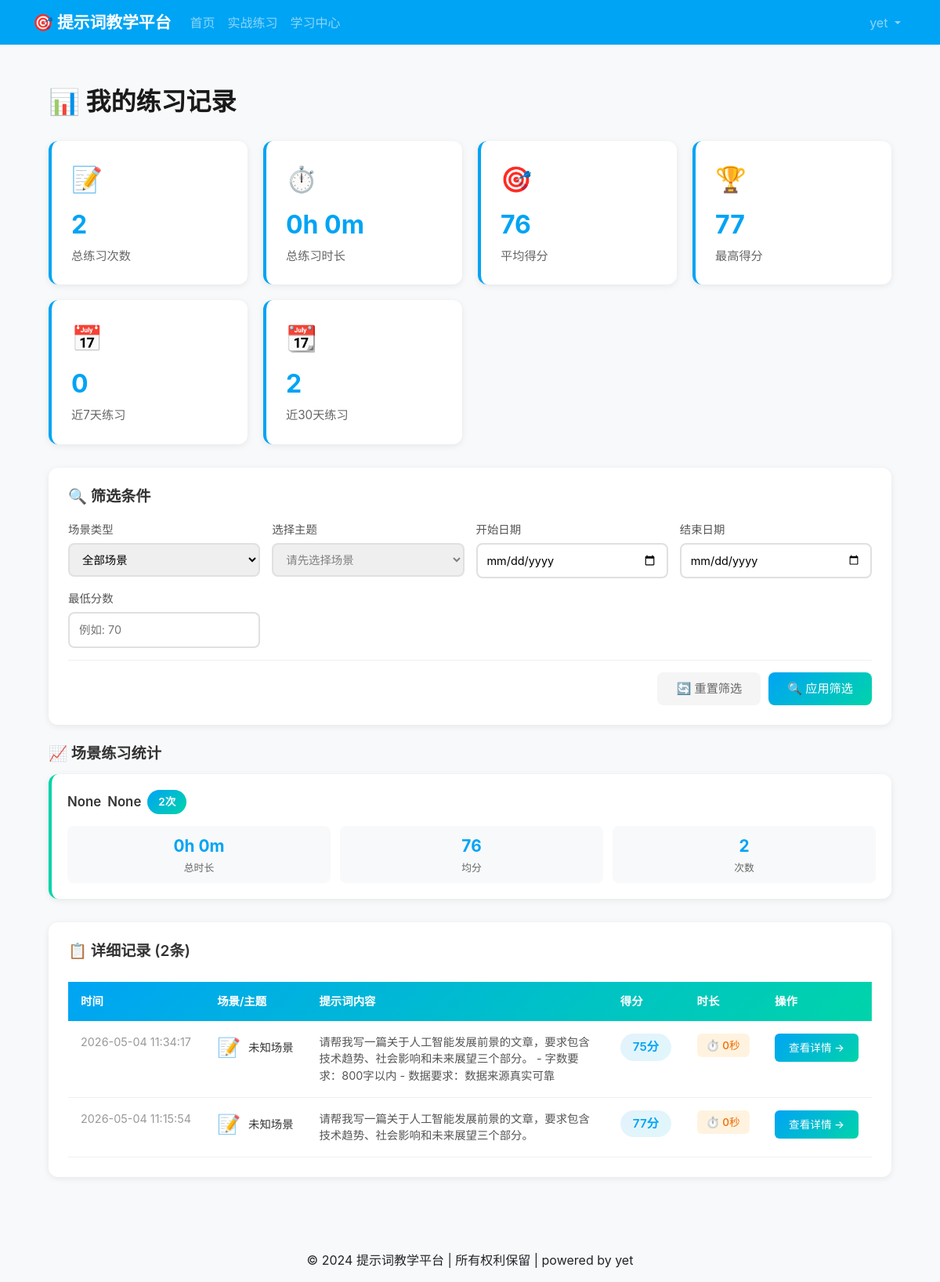
The app's page /practice/history/ (signed in) with its own data.
### practice/models.py (models this page shows, shortened)
class PracticeRecord(models.Model):
    user = models.ForeignKey(User, on_delete=models.CASCADE, related_name='practice_records')
    scenario = models.ForeignKey(PracticeScenario, on_delete=models.CASCADE, null=True, blank=True, verbose_name='练习场景')
    topic = models.ForeignKey(PracticeTopic, on_delete=models.SET_NULL, null=True, blank=True, verbose_name='选择的主题')
    user_prompt = models.TextField(verbose_name='用户提示词')
    system_prompt = models.TextField(verbose_name='系统提示词(场景)', default='')
    llm_response = models.TextField(verbose_name='大模型原始回复', blank=True)
    scores = models.JSONField(verbose_name='评分数据', default=dict)
    suggestions = models.TextField(verbose_name='修改建议', blank=True)
    overall_score = models.IntegerField(verbose_name='综合得分', default=0)
    duration_seconds = models.IntegerField(default=0, verbose_name='练习时长(秒)')
    created_at = models.DateTimeField(auto_now_add=True, verbose_name='创建时间')
    updated_at = models.DateTimeField(auto_now=True, verbose_name='更新时间')
    class Meta:
        ordering = ['-created_at']
        verbose_name = '练习记录'
        verbose_name_plural = '练习记录'
    @property
    def formatted_duration(self):
        if self.duration_seconds < 60:
            return f"{self.duration_seconds}秒"
        elif self.duration_seconds < 3600:
            minutes = self.duration_seconds // 60
            seconds = self.duration_seconds % 60
            return f"{minutes}分{seconds}秒" if seconds else f"{minutes}分钟"
        else:
            hours = self.duration_seconds // 3600
            minutes = (self.duration_seconds % 3600) // 60
            return f"{hours}小时{minutes}分钟" if minutes else f"{hours}小时"

### practice/views.py (the view, shortened to what this page needs)
# urls.py: path('history/', views.practice_history, name='history'),
@login_required
def practice_history(request):
    user = request.user
    base_queryset = PracticeRecord.objects.filter(user=user)
    filter_scenario = request.GET.get('scenario')
    filter_topic = request.GET.get('topic')
    filter_date_from = request.GET.get('date_from')
    filter_date_to = request.GET.get('date_to')
    filter_score_min = request.GET.get('score_min')
    if filter_scenario and filter_scenario != '':
        base_queryset = base_queryset.filter(scenario__scenario_id=filter_scenario)
    if filter_topic and filter_topic != '':
        base_queryset = base_queryset.filter(topic__id=filter_topic)
    if filter_date_from:
        try:
            from_date = timezone.datetime.strptime(filter_date_from, '%Y-%m-%d')
            base_queryset = base_queryset.filter(created_at__date__gte=from_date.date())
        except ValueError:
            pass
    if filter_date_to:
        try:
            to_date = timezone.datetime.strptime(filter_date_to, '%Y-%m-%d')
            base_queryset = base_queryset.filter(created_at__date__lte=to_date.date())
        except ValueError:
            pass
    if filter_score_min:
        try:
            score_min = int(filter_score_min)
            base_queryset = base_queryset.filter(overall_score__gte=score_min)
        except ValueError:
            pass
    records = base_queryset.select_related('scenario', 'topic').order_by('-created_at')[:50]
    scenarios = PracticeScenario.objects.filter(is_active=True).annotate(
        practice_count=Count('practicerecord', filter=Q(practicerecord__user=user))
    )
    stats = base_queryset.aggregate(
        total_count=Count('id'),
        total_duration=Sum('duration_seconds'),
        avg_score=Avg('overall_score'),
        max_score=Max('overall_score')
    )
    def format_duration(total_seconds):
        if not total_seconds:
            return "0h 0m"
    stats['formatted_total_duration'] = format_duration(stats.get('total_duration'))
    scenario_stats = base_queryset.values(
        'scenario__scenario_id',
        'scenario__title',
        'scenario__icon'
    ).annotate(
        count=Count('id'),
        total_duration=Sum('duration_seconds'),
        avg_score=Avg('overall_score')
    ).order_by('-count')[:12]
    scenario_stats_list = list(scenario_stats)
    for stat in scenario_stats_list:
        stat['formatted_duration'] = format_duration(stat.get('total_duration'))
    recent_7_days = base_queryset.filter(
        created_at__gte=timezone.now() - timezone.timedelta(days=7)
    ).count()
    recent_30_days = base_queryset.filter(
        created_at__gte=timezone.now() - timezone.timedelta(days=30)
    ).count()
    context = {
        'records': records,
        'scenarios': scenarios,
        'stats': stats,
        'scenario_stats': scenario_stats_list,
        'recent_7_days': recent_7_days,
        'recent_30_days': recent_30_days,
        'filter_scenario': filter_scenario or '',
        'filter_topic': filter_topic or '',
        'filter_date_from': filter_date_from or '',
        'filter_date_to': filter_date_to or '',
        'filter_score_min': filter_score_min or '',
    }
    return render(request, 'practice_history.html', context)

### core/templates/practice_history.html (shortened to what this page needs)
{% extends 'base.html' %}
{% block content %}
<div class="history-container">
    <div class="page-header">
        <h1 class="page-title">
            📊 我的练习记录
        </h1>
    </div>
    <div class="stats-overview">
        <div class="stat-card">
            <div class="stat-icon">📝</div>
            <div class="stat-value">{{ stats.total_count|default:0 }}</div>
            <div class="stat-label">总练习次数</div>
        </div>
        <div class="stat-card">
            <div class="stat-icon">⏱️</div>
            <div class="stat-value">
                {{ stats.formatted_total_duration|default:"0h 0m" }}
            </div>
            <div class="stat-label">总练习时长</div>
        </div>
        <div class="stat-card">
            <div class="stat-icon">🎯</div>
            <div class="stat-value">{{ stats.avg_score|floatformat:0|default:"-" }}</div>
            <div class="stat-label">平均得分</div>
        </div>
        <div class="stat-card">
            <div class="stat-icon">🏆</div>
            <div class="stat-value">{{ stats.max_score|default:"-" }}</div>
            <div class="stat-label">最高得分</div>
        </div>
        <div class="stat-card">
            <div class="stat-icon">📅</div>
            <div class="stat-value">{{ recent_7_days }}</div>
            <div class="stat-label">近7天练习</div>
        </div>
        <div class="stat-card">
            <div class="stat-icon">📆</div>
            <div class="stat-value">{{ recent_30_days }}</div>
            <div class="stat-label">近30天练习</div>
        </div>
    </div>
    <div class="filter-section">
        <h3 class="filter-title">🔍 筛选条件</h3>
        <form method="get" id="filterForm">
            <div class="filter-grid">
                <div class="filter-group">
                    <label class="filter-label" for="scenario">场景类型</label>
                    <select name="scenario" id="scenario" class="filter-select">
                        <option value="">全部场景</option>
                    </select>
                </div>
                <div class="filter-group">
                    <label class="filter-label" for="topic">选择主题</label>
                    <select name="topic" id="topic" class="filter-select" disabled>
                        <option value="">请先选择场景</option>
                    </select>
                </div>
                <div class="filter-group">
                    <label class="filter-label" for="date_from">开始日期</label>
                    <input type="date" name="date_from" id="date_from" class="filter-input" value="{{ filter_date_from }}">
                </div>
                <div class="filter-group">
                    <label class="filter-label" for="date_to">结束日期</label>
                    <input type="date" name="date_to" id="date_to" class="filter-input" value="{{ filter_date_to }}">
                </div>
                <div class="filter-group">
                    <label class="filter-label" for="score_min">最低分数</label>
                    <input type="number" name="score_min" id="score_min" class="filter-input" placeholder="例如: 70" value="{{ filter_score_min }}" min="0" max="100">
                </div>
            </div>
            <div class="filter-actions">
                <button type="button" onclick="resetFilters()" class="btn-filter btn-reset">
                    🔄 重置筛选
                </button>
                <button type="submit" class="btn-filter btn-primary-filter">
                    🔍 应用筛选
                </button>
            </div>
        </form>
    </div>
    {% if scenario_stats %}
    <div style="margin-bottom: 25px;">
        <h3 style="font-size: 1.2rem; font-weight: 600; color: #333; margin-bottom: 15px; display: flex; align-items: center; gap: 8px;">
            📈 场景练习统计
        </h3>
        <div class="scenario-stats-grid">
            {% for stat in scenario_stats %}
            <div class="scenario-stat-card">
                <div class="scenario-header">
                    <span class="scenario-title">
                        <span>{{ stat.scenario__icon }}</span>
                        <span>{{ stat.scenario__title }}
                    </span>
                    <span class="scenario-count-badge">{{ stat.count }}次</span>
                </div>
                <div class="scenario-metrics">
                    <div class="metric-item">
                        <div class="metric-value">{{ stat.formatted_duration|default:"0m" }}</div>
                        <div class="metric-label">总时长</div>
                    </div>
                    <div class="metric-item">
                        <div class="metric-value">{{ stat.avg_score|floatformat:0 }}</div>
                        <div class="metric-label">均分</div>
                    </div>
                    <div class="metric-item">
                        <div class="metric-value">{{ stat.count }}</div>
                        <div class="metric-label">次数</div>
                    </div>
                </div>
            </div>
            {% endfor %}
        </div>
    </div>
    {% endif %}
    <div class="records-table-container">
        <div class="table-header">
            <h3 class="table-title">
                📋 详细记录 ({{ records|length }}条)
            </h3>
        </div>
        {% if records %}
        <table class="records-table">
            <thead>
                <tr>
                    <th>时间</th>
                    <th>场景/主题</th>
                    <th>提示词内容</th>
                    <th>得分</th>
                    <th>时长</th>
                    <th>操作</th>
                </tr>
            </thead>
            <tbody>
                {% for record in records %}
                <tr>
                    <td>
                        <div class="time-text">{{ record.created_at|date:"Y-m-d H:i:s" }}</div>
                    </td>
                    <td>
                        <div class="scenario-info">
                            <span class="scenario-icon-text">{{ record.scenario.icon|default:"📝" }}</span>
                            <div>
                                <div class="scenario-name">{{ record.scenario.title|default:"未知场景" }}</div>
                            </div>
                        </div>
                    </td>
                    <td>
                        <div class="prompt-preview">{{ record.user_prompt|truncatechars:100 }}</div>
                    </td>
                    <td>
                        <span class="score-badge">{{ record.overall_score }}分</span>
                    </td>
                    <td>
                        <span class="duration-badge">
                            ⏱️ {{ record.formatted_duration }}
                        </span>
                    </td>
                    <td>
                        <a href="{% url 'practice:detail' record.id %}" class="action-btn">
                            查看详情 →
                        </a>
                    </td>
                </tr>
                {% endfor %}
            </tbody>
        </table>
        {% endif %}
    </div>
</div>
{% endblock %}

### core/templates/base.html (shortened to what this page needs)
{% load static %}
<!DOCTYPE html>
<html lang="zh-CN">
<head>
    <link href="https://cdn.jsdelivr.net/npm/bootstrap@5.3.0/dist/css/bootstrap.min.css" rel="stylesheet">
    <link href="{% static 'css/variables.css' %}" rel="stylesheet">
    <link href="{% static 'css/style.css' %}" rel="stylesheet">
</head>
<body>
    <nav class="navbar navbar-expand-lg navbar-dark bg-primary">
        <div class="container">
            <a class="navbar-brand" href="/">🎯 提示词教学平台</a>
            <div class="collapse navbar-collapse" id="navbarNav">
                <ul class="navbar-nav me-auto">
                    <li class="nav-item">
                        <a class="nav-link" href="/">首页</a>
                    </li>
                    <li class="nav-item">
                        <a class="nav-link" href="{% url 'practice:practice' %}">实战练习</a>
                    </li>
                    <li class="nav-item">
                        <a class="nav-link" href="{% url 'learning:list' %}">学习中心</a>
                    </li>
                </ul>
                <ul class="navbar-nav">
                    {% if user.is_authenticated %}
                        <li class="nav-item dropdown">
                            <a class="nav-link dropdown-toggle" href="#" role="button" data-bs-toggle="dropdown">
                                {{ user.username }}
                            </a>
                        </li>
                    {% endif %}
                </ul>
            </div>
        </div>
    </nav>
    <main class="container mt-4">
        {% block content %}
        {% endblock %}
    </main>
    <footer class="bg-light text-center py-3 mt-5">
        <div class="container">
            <p class="mb-0">&copy; 2024 提示词教学平台 | 所有权利保留 |  powered by yet</p>
        </div>
    </footer>
</body>
</html>

### core/static/css/variables.css (style rules this page uses)
:root { --color-primary: rgb(0, 164, 244); --color-primary-light: #33B8F7; --color-primary-dark: #0089CC; --color-primary-gradient: linear-gradient(135deg, var(--color-primary) 0%, #0096d6 100%); --color-success: #10B981; --color-success-light: #E8F5E9; --color-warning: #F59E0B; --color-warning-light: #FFF3E0; --color-danger: #EF4444; --color-danger-light: #FCE4EC; --color-info: #3B82F6; --color-text-primary: #1a1a1a; --color-text-secondary: #2c3e50; --color-text-tertiary: #495057; --color-text-muted: #6c757d; --color-text-placeholder: #999; --color-bg-white: #ffffff; --color-bg-light: #f8f9fa; --color-bg-soft: #fafbfc; --color-bg-muted: #e9ecef; --color-bg-alt: #f1f3f5; --color-border: #dee2e6; --color-border-light: #e9ecef; --color-border-focus: rgba(13, 110, 253, 0.25); --space-xs: 0.25rem; --space-sm: 0.5rem; --space-md: 1rem; --space-lg: 1.5rem; --space-xl: 2rem; --space-2xl: 2.5rem; --space-3xl: 3rem; --radius-sm: 6px; --radius-md: 8px; --radius-lg: 10px; --radius-xl: 12px; --radius-16: 16px; --radius-20: 20px; --radius-full: 50%; --shadow-sm: 0 1px 2px rgba(0, 0, 0, 0.05); --shadow-md: 0 2px 4px rgba(0, 0, 0, 0.1); --shadow-lg: 0 4px 8px rgba(0, 0, 0, 0.15); --shadow-xl: 0 8px 16px rgba(0, 0, 0, 0.15); --shadow-primary: 0 2px 8px rgba(0, 164, 244, 0.3); --shadow-primary-hover: 0 4px 12px rgba(0, 164, 244, 0.5); --font-family-base: -apple-system, BlinkMacSystemFont, 'Segoe UI', Roboto, 'Helvetica Neue', Arial, sans-serif; --font-family-mono: 'Consolas', 'Monaco', monospace; --font-size-xs: 0.75rem; --font-size-sm: 0.85rem; --font-size-base: 0.95rem; --font-size-md: 1rem; --font-size-lg: 1.05rem; --font-size-xl: 1.1rem; --font-size-2xl: 1.3rem; --font-size-3xl: 1.75rem; --font-size-4xl: 2.2rem; --font-weight-normal: 400; --font-weight-medium: 500; --font-weight-semibold: 600; --font-weight-bold: 700; --font-weight-extrabold: 800; --line-height-tight: 1.25; --line-height-normal: 1.5; --line-height-relaxed: 1.6; --line-height-loose: 1.85; --transition-fast: 0.2s ease; --transition-normal: 0.3s ease; --transition-slow: 0.35s cubic-bezier(0.4, 0, 0.2, 1); --z-dropdown: 100; --z-sticky: 200; --z-fixed: 300; --z-modal-backdrop: 400; --z-modal: 500; --z-popover: 600; --z-tooltip: 700; }
.bg-primary { background-color: var(--color-primary) !important; }

### core/static/css/style.css (style rules this page uses)
body { font-family: -apple-system, BlinkMacSystemFont, 'Segoe UI', Roboto, 'Helvetica Neue', Arial, sans-serif; background-color: #f8f9fa; }
.navbar-brand { font-weight: bold; font-size: 1.3rem; }
footer { margin-top: auto; }

### records on screen
PracticeRecord: created_at "2026-05-04 11:34:17", scenario.icon "📝", scenario "未知场景", user_prompt "请帮我写一篇关于人工智能发展前景的文章，要求包含技术趋势、社会影响和未来展望三个部分。 - 字数要求：800字以内 - 数据要求：数据来源真实可靠", overall_score "75", formatted_duration "0秒"
PracticeRecord: created_at "2026-05-04 11:15:54", scenario.icon "📝", scenario "未知场景", user_prompt "请帮我写一篇关于人工智能发展前景的文章，要求包含技术趋势、社会影响和未来展望三个部分。", overall_score "77", formatted_duration "0秒"

### other values on screen
{{ user.username }} "yet"
{{ stats.total_count|default:0 }} "2"
{{ stats.formatted_total_duration|default:"0h 0m" }} "0h 0m"
{{ stats.avg_score|floatformat:0|default:"-" }} "76"
{{ stats.max_score|default:"-" }} "77"
{{ recent_7_days }} "0"
{{ recent_30_days }} "2"
{{ stat.scenario__icon }} "None"
{{ stat.scenario__title }} "None"
{{ stat.count }} "2"
{{ stat.formatted_duration|default:"0m" }} "0h 0m"
{{ stat.avg_score|floatformat:0 }} "76"
{{ records|length }} "2"
